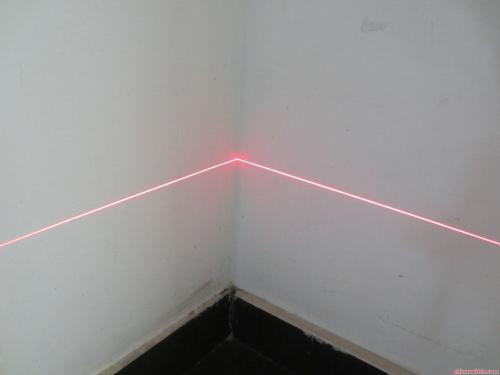
#> input picture 中心线提取/laser.jpg, 500 x 375 px
$ python '均值滤波的测试.py'
#> lines starting #> are read from the running program, lines starting #| are printed output that depends on the picture; after the words box and inside, x2 and y2 are one past the last pixel; in counts of white or black regions, pixels touching at a corner belong together
import cv2

def nothing(val = 0):
    kersize = cv2.getTrackbarPos("ker_size", "origin")
    kersize = kersize * 2 + 1
    sigmax = cv2.getTrackbarPos("sigmaX", "origin")
    threshold = cv2.getTrackbarPos("threshold", "origin")
    blur = cv2.GaussianBlur(img, (kersize, kersize), sigmax)
    gray_blur = cv2.cvtColor(blur, cv2.COLOR_BGR2GRAY)
    ret, thres_img = cv2.threshold(gray_blur, threshold, 255, cv2.THRESH_BINARY)
    cv2.imshow("blur", blur)
    cv2.imshow("thresh", thres_img)

img = cv2.imread("laser.jpg")
#> img is the input picture: shape (375, 500, 3); mean B, G, R 147.9, 148.1, 150.2
gray = cv2.cvtColor(img,cv2.COLOR_BGR2GRAY)
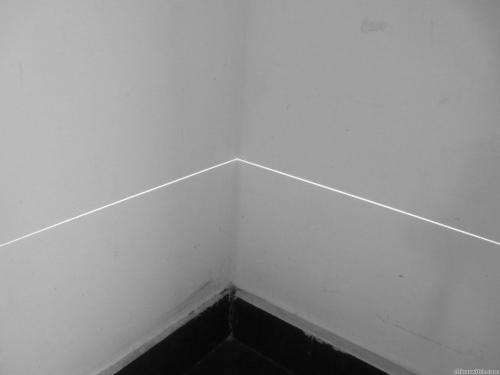
#> gray: shape (375, 500); min 1, max 247, mean 148.7
edges = cv2.Canny(img,100,200)
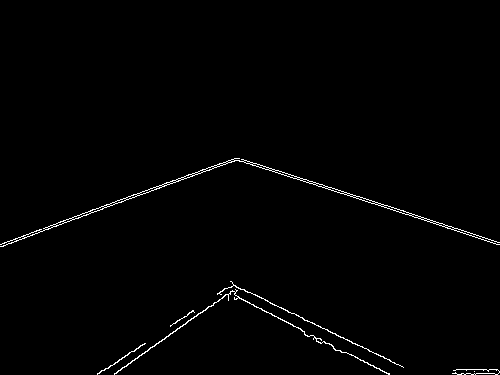
#> edges: shape (375, 500); 1.1% white in thin lines or dots, all inside (x1, y1, x2, y2) = (0, 158, 500, 375)
cv2.namedWindow("origin")
cv2.createTrackbar("ker_size","origin",0,15,nothing)
#> slider 'ker_size' is set to 5
cv2.createTrackbar("sigmaX","origin",0,20,nothing)
#> slider 'sigmaX' is set to 20
cv2.createTrackbar("threshold","origin",0,255,nothing)
#> slider 'threshold' is set to 85
cv2.imshow("origin",img)
cv2.imshow("edges",edges)
cv2.waitKey(0)
#> in nothing, `ret, thres_img = cv2.threshold(gray_blur, threshold, 255, cv2.THRESH_B..`:
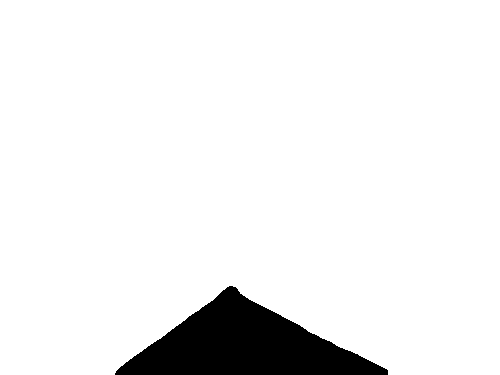
#> thres_img: shape (375, 500); 93.4% white; 1 black region, box (x1, y1, x2, y2) and area: (115, 286, 388, 375) 12376
#> in nothing, `ret, thres_img = cv2.threshold(gray_blur, threshold, 255, cv2.THRESH_B..`: ret = 85
cv2.destroyAllWindows()
